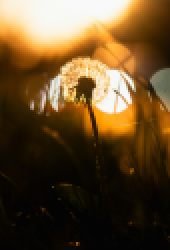
#> input picture 0922/images/maksim-samuilionak-uymaeBza9KQ-unsplash.jpg, 85 x 125 px, shrunk from 4034 x 5934 before the run (shown 2 times larger)
$ python cv-3.py
#> lines starting #> are read from the running program, lines starting #| are printed output that depends on the picture
import cv2
import os

os.makedirs('output', exist_ok=True)

img = cv2.imread('./images/maksim-samuilionak-uymaeBza9KQ-unsplash.jpg',cv2.IMREAD_REDUCED_COLOR_8)
#> img is the input picture: shape (125, 85, 3); mean B, G, R 41.2, 74, 98.1

# 上下翻轉
# img = cv2.flip(img, 0)
# 左右翻轉
# img = cv2.flip(img, 1)
# 上下左右翻轉
# img = cv2.flip(img, -1)

# 旋轉180
# img = cv2.rotate(img, cv2.ROTATE_180)

# 順時針旋轉90
# img = cv2.rotate(img, cv2.ROTATE_90_CLOCKWISE)

# 逆時針旋轉90
# img = cv2.rotate(img, cv2.ROTATE_90_COUNTERCLOCKWISE)

# 自訂旋轉
h,w = img.shape[:2]
#> h = 125; w = 85
rotate_matrix = cv2.getRotationMatrix2D((w//2,h//2),60,1)
rotate_img = cv2.warpAffine(img,rotate_matrix,(w,h))
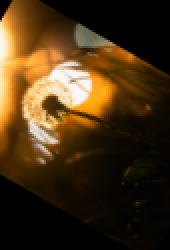
#> rotate_img: shape (125, 85, 3) (shown 2 times larger); mean B, G, R 21, 48.9, 69.8

cv2.imshow('test',rotate_img)
cv2.waitKey(0)
cv2.destroyWindow('test')
